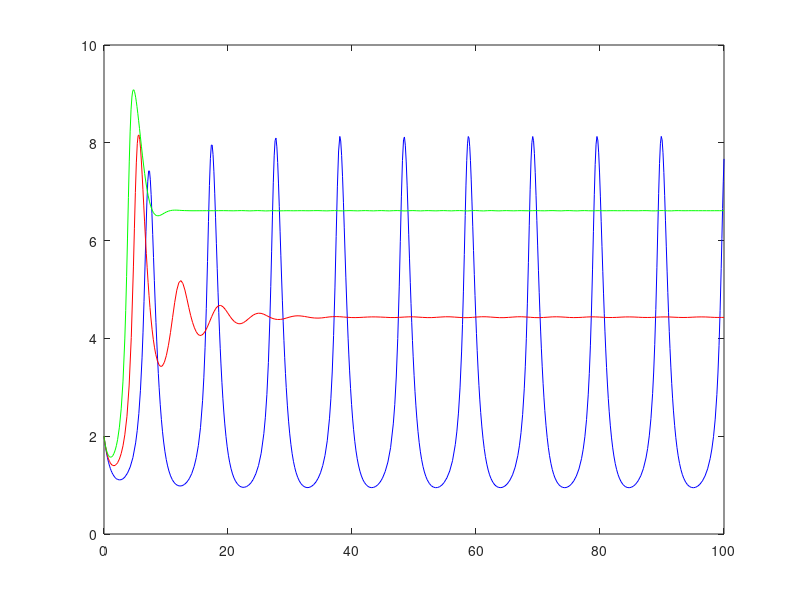

Write MATLAB code to recreate this figure. (Note: this script raises an error after producing the figure.)
function model
[T,Y]   = ode45(@Bqfun1,[0 100],[2 2]);
[T1,Y1] = ode45(@Bqfun2,[0 100],[2 2]);
[T2,Y2] = ode45(@Bqfun3,[0 100],[2 2]);

plot (T,Y(:,1),'b',T1,Y1(:,1),'r',T2,Y2(:,1),'g');
h=legend('c = 0.9','c = 0.7','c= 0.5',3)
xlabel('t');
ylabel('x');

function dy1 = Bqfun1(t,y)
dy1 = zeros(2,1);
r=0.5; K=10; beta=0.4; alpha=0.7; a=0.04; b=0.07; c=0.9; delta0=1;  delta1=.3;
dy1=[(r*y(1)*(1-(y(1)/K))*(y(1)-beta)-alpha*y(1)*y(2)/(1+a*y(1)+b*y(2)))
    (c*alpha*y(1)*y(2)/(1+a*y(1)+b*y(2))-delta0*y(2)-delta1*y(2)*y(2))]

function dy2 = Bqfun2(t,y)
dy2 = zeros(2,1);
r=0.5; K=10; beta=0.4; alpha=0.7; a=0.04; b=0.07; c=0.7; delta0=1;  delta1=.3;
dy2=[(r*y(1)*(1-(y(1)/K))*(y(1)-beta)-alpha*y(1)*y(2)/(1+a*y(1)+b*y(2)))
    (c*alpha*y(1)*y(2)/(1+a*y(1)+b*y(2))-delta0*y(2)-delta1*y(2)*y(2))]

function dy3 = Bqfun3(t,y)
dy3 = zeros(2,1);
r=0.5; K=10; beta=0.4; alpha=0.7; a=0.04; b=0.07; c=0.5; delta0=1;  delta1=.3;
dy3=[(r*y(1)*(1-(y(1)/K))*(y(1)-beta)-alpha*y(1)*y(2)/(1+a*y(1)+b*y(2)))
    (c*alpha*y(1)*y(2)/(1+a*y(1)+b*y(2))-delta0*y(2)-delta1*y(2)*y(2))]
